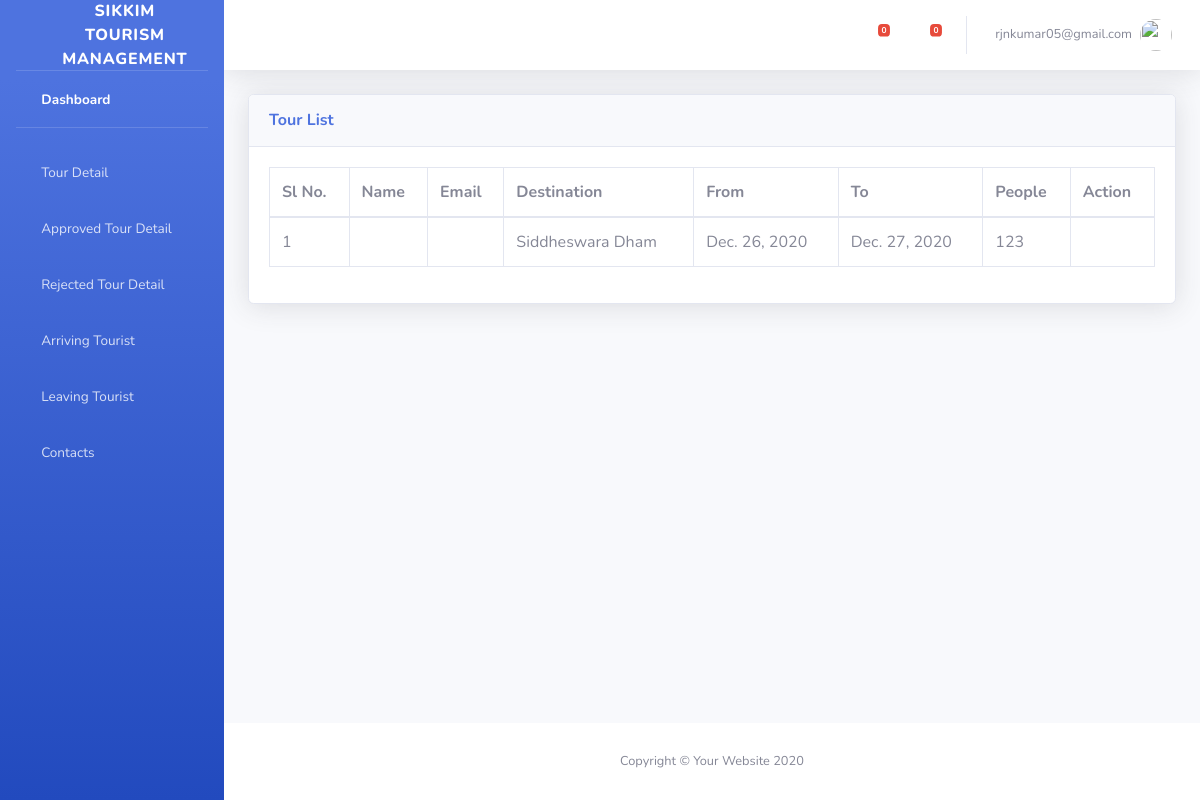
Screenshot of /Tour/?Rejected=1 (signed in) with the database file from the repository.
### signup/models.py (models this page shows)
class Tour(models.Model):
    destination = models.ForeignKey(Destinations, on_delete=models.CASCADE)
    user = models.ForeignKey(User, on_delete=models.CASCADE)
    datefrom = models.DateField(_("From"), auto_now=False, auto_now_add=False)
    dateto = models.DateField(_("To"), auto_now=False, auto_now_add=False)
    people = models.IntegerField(_("No of People"))
    read = models.BooleanField(default=False)
    arriving = models.BooleanField(default=False)
    leaving = models.BooleanField(default=False)
    timenow = models.DateTimeField(auto_now=True)
    approve = models.BooleanField(null=True, blank=True)

class Destinations(models.Model):
    name = models.CharField(_("Name"), max_length=50)
    address = models.CharField(_("Address"), max_length=100)
    description = models.CharField(_("Description"), max_length=100)
    image = models.CharField(_("Image"), max_length=50)
    text = models.TextField(_("Text"))

### signup/views.py (the view)
# urls.py: path('Tour/', views.TourView.as_view(), name="tour"),
class TourView(LoginRequiredMixin, ListView):
    model = Tour
    template_name="admin/tables.html"
    def get_queryset(self, *args, **kwargs):
        qs = super(TourView, self).get_queryset(*args, **kwargs)
        if 'Approve' in self.request.GET:
            return qs.filter(approve=True)
        elif 'Rejected' in self.request.GET:
            return qs.filter(approve=False)
        elif 'Today' in self.request.GET:
            return qs.filter(approve=True, datefrom = datetime.date.today())
        elif 'Todayleaving' in self.request.GET:
            return qs.filter(approve=True, dateto = datetime.date.today())
        else:
            return qs.filter(approve=None)
    def get_context_data(self, **kwargs):
        context = super(TourView, self).get_context_data(**kwargs)
        context['tp'] = True
        t = Tour.objects.all()
        t.update(read=True)
        context['messages'] = Contact.objects.filter(read=False)
        return context

### template/admin/tables.html (shortened to what this page needs)
  {% extends 'admin/adminbase.html' %}
  {% load static%}
    {% block css%}
    <link href="{% static 'vendor/datatables/dataTables.bootstrap4.min.css' %}" rel="stylesheet">
    {% endblock%}
        {% block content%}
                <div class="container-fluid">
                    <div class="card shadow mb-4">
                        <div class="card-header py-3">
                            <h6 class="m-0 font-weight-bold text-primary">Tour List</h6>
                        </div>
                        <div class="card-body">
                            <div class="table-responsive">
                                <table class="table table-bordered" id="dataTable" width="100%" cellspacing="0">
                                    <thead>
                                        <tr>
                                            <th>Sl No.</th>
                                            <th>Name</th>
                                            <th>Email</th>
                                            <th>Destination</th>
                                            <th>From</th>
                                            <th>To</th>
                                            <th>People</th>
                                            <th>Action </th>
                                        </tr>
                                    </thead>
                                     <tbody>
                                        {% for i in object_list %}
                                        <tr>
                                            <td class="data">{{forloop.counter}}</td>
                                            <td class="data">{{i.user.first_name}}</td>
                                            <td class="data">{{i.user.email}}</td>
                                            <td class="data">{{i.destination.name}}</td>
                                            <td class="data">{{i.datefrom}}</td>
                                            <td class="data">{{i.dateto}}</td>
                                            <td class="data">{{i.people}}</td>
                                            <th>
                                            </th>
                                        </tr>
                                        {% endfor %}
                                    </tbody>
                                </table>
                            </div>
                        </div>
                    </div>
                </div>
            </div>
{% endblock %}

### template/admin/adminbase.html (shortened to what this page needs)
{% load static %}
<!DOCTYPE html>
<html lang="en">
<head>
    <link href="{% static 'vendor/fontawesome-free/css/all.min.css'%}" rel="stylesheet" type="text/css">
    <link href="{% static 'css/sb-admin-2.min.css'%}" rel="stylesheet">
       {% block css%}
        {% endblock %}
</head>
<body id="page-top">
    <div id="wrapper">
        <ul class="navbar-nav bg-gradient-primary sidebar sidebar-dark accordion" id="accordionSidebar">
            <a class="sidebar-brand d-flex align-items-center justify-content-center" href="index.html">
                <div class="sidebar-brand-icon rotate-n-15">
                    <i class="fas fa-laugh-wink"></i>
                </div>
                <div class="sidebar-brand-text mx-3">Sikkim Tourism Management</div>
            </a>
            <hr class="sidebar-divider my-0">
            <li class="nav-item active">
                <a class="nav-link" href="{% url 'adminview'%}">
                    <i class="fas fa-fw fa-tachometer-alt"></i>
                    <span>Dashboard</span></a>
            </li>
            <hr class="sidebar-divider">
            <li class="nav-item">
                <a class="nav-link" href="{% url 'tour' %}">
                    <i class="fas fa-fw fa-chart-area"></i>
                    <span>Tour Detail</span></a>
            </li>
            <li class="nav-item">
                <a class="nav-link" href="{% url 'tour' %}?Approve=1">
                    <i class="fas fa-fw fa-chart-area"></i>
                    <span>Approved Tour Detail</span></a>
            </li>
            <li class="nav-item">
                <a class="nav-link" href="{% url 'tour' %}?Rejected=1">
                    <i class="fas fa-fw fa-chart-area"></i>
                    <span>Rejected Tour Detail</span></a>
            </li>
                <li class="nav-item">
                <a class="nav-link" href="{% url 'tour' %}?Today=1">
                    <i class="fas fa-fw fa-chart-area"></i>
                    <span>Arriving Tourist</span></a>
            </li>
            <li class="nav-item">
                <a class="nav-link" href="{% url 'tour' %}?Todayleaving=1">
                    <i class="fas fa-fw fa-chart-area"></i>
                    <span>Leaving Tourist</span></a>
            </li>
            <li class="nav-item">
                <a class="nav-link" href="{% url 'contact' %}">
                    <i class="fas fa-fw fa-table"></i>
                    <span>Contacts</span></a>
            </li>
        </ul>
        <div id="content-wrapper" class="d-flex flex-column">
            <div id="content">
                <nav class="navbar navbar-expand navbar-light bg-white topbar mb-4 static-top shadow">
                    <ul class="navbar-nav ml-auto">
                        <li class="nav-item dropdown no-arrow mx-1">
                            <a class="nav-link dropdown-toggle" href="#" id="alertsDropdown" role="button"
                                data-toggle="dropdown" aria-haspopup="true" aria-expanded="false">
                                <i class="fas fa-bell fa-fw"></i>
                                <span class="badge badge-danger badge-counter">{{tour|length}}</span>
                            </a>
                        </li>
                        <li class="nav-item dropdown no-arrow mx-1">
                            <a class="nav-link dropdown-toggle" href="#" id="messagesDropdown" role="button"
                                data-toggle="dropdown" aria-haspopup="true" aria-expanded="false">
                                <i class="fas fa-envelope fa-fw"></i>
                                <span class="badge badge-danger badge-counter">{{messages|length}}</span>
                            </a>
                        </li>
                        <li class="nav-item dropdown no-arrow">
                            <a class="nav-link dropdown-toggle" href="#" id="userDropdown" role="button"
                                data-toggle="dropdown" aria-haspopup="true" aria-expanded="false">
                                <span class="mr-2 d-none d-lg-inline text-gray-600 small">{{request.user.username}}</span>
                                <img class="img-profile rounded-circle"
                                    src="{% static 'img/undraw_profile.svg' %}">
                            </a>
                        </li>
                    </ul>
                </nav>
                {% block content %}
                {% endblock %}
              <footer class="sticky-footer bg-white">
                <div class="container my-auto">
                    <div class="copyright text-center my-auto">
                        <span>Copyright &copy; Your Website 2020</span>
                    </div>
                </div>
            </footer>
        </div>
    </div>

### rows the page displays
Tour: destination.name "Siddheswara Dham", datefrom "Dec. 26, 2020", dateto "Dec. 27, 2020", people "123"

### other values shown
{{ tour|length }} "0"
{{ messages|length }} "0"
{{ request.user.username }} "rjnkumar05@gmail.com"
